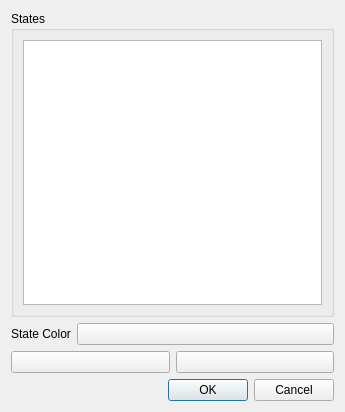
<?xml version="1.0" encoding="UTF-8"?>
<ui version="4.0">
 <class>StateColorDialog</class>
 <widget class="QDialog" name="StateColorDialog">
  <property name="geometry">
   <rect>
    <x>0</x>
    <y>0</y>
    <width>345</width>
    <height>412</height>
   </rect>
  </property>
  <property name="sizePolicy">
   <sizepolicy hsizetype="Expanding" vsizetype="Expanding">
    <horstretch>0</horstretch>
    <verstretch>0</verstretch>
   </sizepolicy>
  </property>
  <property name="windowTitle">
   <string>Dialog</string>
  </property>
  <layout class="QVBoxLayout" name="verticalLayout">
   <item>
    <widget class="QGroupBox" name="statesGroup">
     <property name="sizePolicy">
      <sizepolicy hsizetype="Expanding" vsizetype="Expanding">
       <horstretch>0</horstretch>
       <verstretch>0</verstretch>
      </sizepolicy>
     </property>
     <property name="minimumSize">
      <size>
       <width>150</width>
       <height>150</height>
      </size>
     </property>
     <property name="title">
      <string>States</string>
     </property>
     <property name="flat">
      <bool>false</bool>
     </property>
     <property name="checkable">
      <bool>false</bool>
     </property>
     <layout class="QHBoxLayout" name="horizontalLayout">
      <item>
       <widget class="QListWidget" name="stateList"/>
      </item>
     </layout>
    </widget>
   </item>
   <item>
    <layout class="QFormLayout" name="stateLayout">
     <property name="sizeConstraint">
      <enum>QLayout::SetNoConstraint</enum>
     </property>
     <item row="0" column="0">
      <widget class="QLabel" name="stateLabel">
       <property name="text">
        <string>State Color</string>
       </property>
      </widget>
     </item>
     <item row="0" column="1">
      <widget class="QPushButton" name="stateColor">
       <property name="text">
        <string/>
       </property>
      </widget>
     </item>
    </layout>
   </item>
   <item>
    <layout class="QHBoxLayout" name="addRemoveLayout">
     <item>
      <widget class="QPushButton" name="addState">
       <property name="maximumSize">
        <size>
         <width>16777215</width>
         <height>16777215</height>
        </size>
       </property>
       <property name="text">
        <string/>
       </property>
       <property name="icon">
        <iconset>
         <normaloff>../icons/add.svg</normaloff>../icons/add.svg</iconset>
       </property>
       <property name="iconSize">
        <size>
         <width>24</width>
         <height>24</height>
        </size>
       </property>
      </widget>
     </item>
     <item>
      <widget class="QPushButton" name="removeState">
       <property name="maximumSize">
        <size>
         <width>16777215</width>
         <height>16777215</height>
        </size>
       </property>
       <property name="text">
        <string/>
       </property>
       <property name="icon">
        <iconset>
         <normaloff>../icons/remove.svg</normaloff>../icons/remove.svg</iconset>
       </property>
       <property name="iconSize">
        <size>
         <width>24</width>
         <height>24</height>
        </size>
       </property>
      </widget>
     </item>
    </layout>
   </item>
   <item>
    <layout class="QHBoxLayout" name="buttonLayout">
     <property name="sizeConstraint">
      <enum>QLayout::SetNoConstraint</enum>
     </property>
     <item>
      <spacer name="horizontalSpacer">
       <property name="orientation">
        <enum>Qt::Horizontal</enum>
       </property>
       <property name="sizeHint" stdset="0">
        <size>
         <width>40</width>
         <height>20</height>
        </size>
       </property>
      </spacer>
     </item>
     <item>
      <widget class="QDialogButtonBox" name="buttonBox">
       <property name="standardButtons">
        <set>QDialogButtonBox::Cancel|QDialogButtonBox::Ok</set>
       </property>
       <property name="centerButtons">
        <bool>false</bool>
       </property>
      </widget>
     </item>
    </layout>
   </item>
  </layout>
 </widget>
 <resources/>
 <connections>
  <connection>
   <sender>buttonBox</sender>
   <signal>accepted()</signal>
   <receiver>StateColorDialog</receiver>
   <slot>accept()</slot>
   <hints>
    <hint type="sourcelabel">
     <x>334</x>
     <y>401</y>
    </hint>
    <hint type="destinationlabel">
     <x>291</x>
     <y>160</y>
    </hint>
   </hints>
  </connection>
  <connection>
   <sender>buttonBox</sender>
   <signal>rejected()</signal>
   <receiver>StateColorDialog</receiver>
   <slot>reject()</slot>
   <hints>
    <hint type="sourcelabel">
     <x>334</x>
     <y>401</y>
    </hint>
    <hint type="destinationlabel">
     <x>291</x>
     <y>160</y>
    </hint>
   </hints>
  </connection>
 </connections>
 <slots>
  <slot>addState()</slot>
  <slot>removeState()</slot>
  <slot>showColorDialog()</slot>
  <slot>changeState(QModelIndex)</slot>
 </slots>
</ui>
